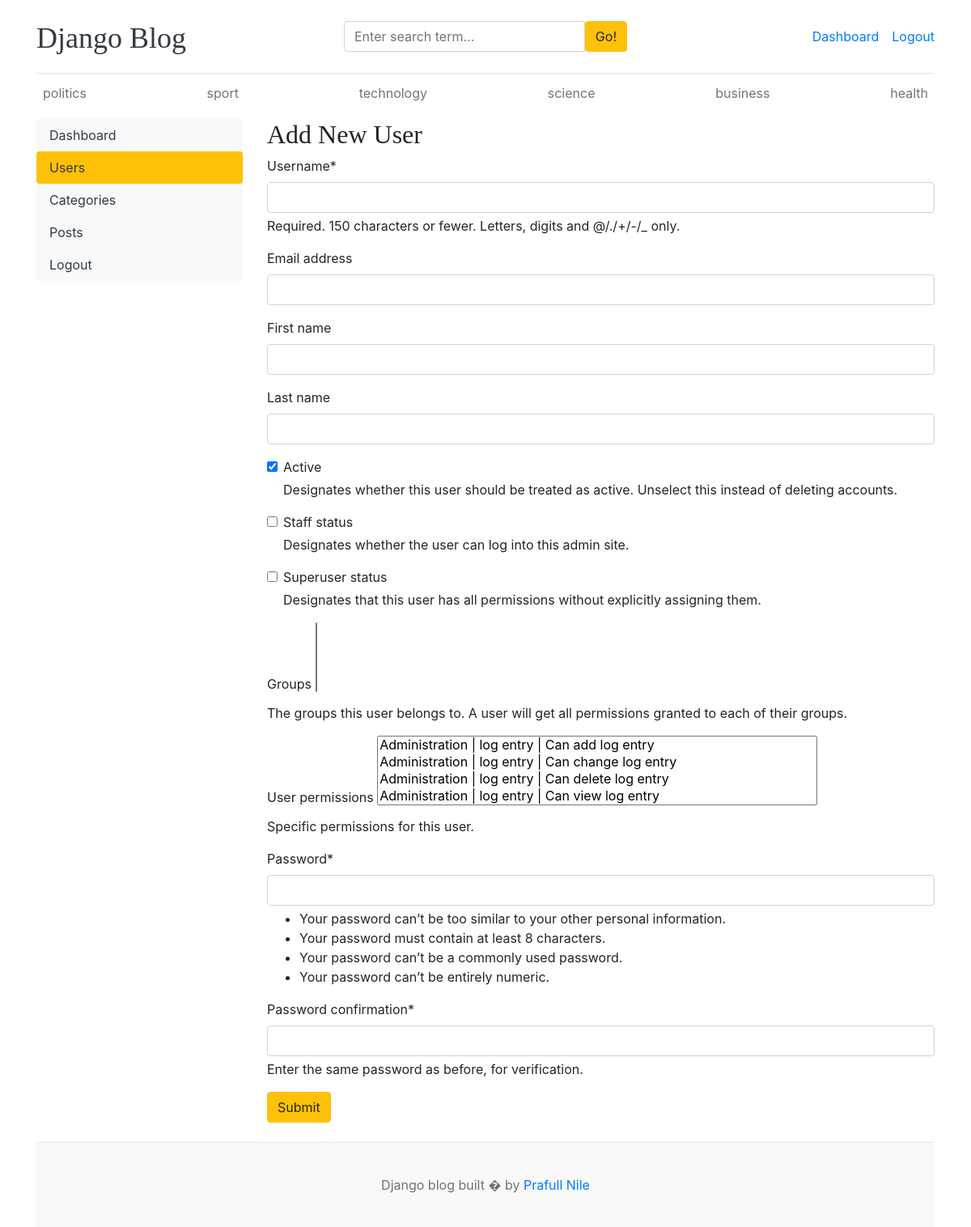
Page /dashboard/users/add/ (signed in) on the earlier database version.
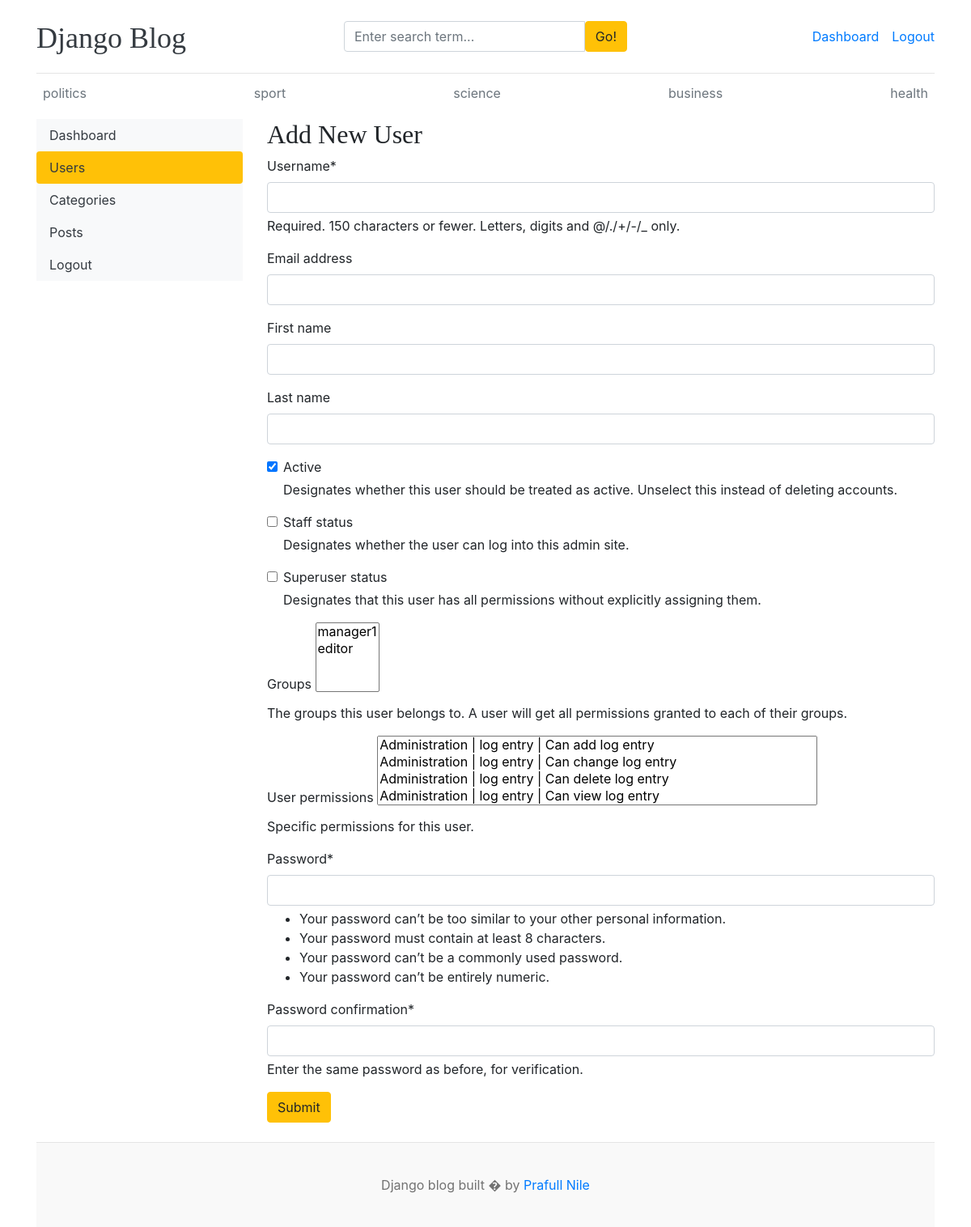
Same page on the later database version.
### blog/models.py (models this page shows, shortened)
class category(models.Model):
    category_name=models.CharField(max_length=100)
    created_at=models.DateTimeField(auto_now_add=True)
    updated_at=models.DateTimeField(auto_now=True)
    class Meta:
        verbose_name_plural = "Categories"

### dashboards/views.py (the view, shortened to what this page needs)
# urls.py: path('users/add/',views.add_user,name='add_user'),
def add_user(request):
    form=AddUserForm()
    context={
        'form':form,
    }
    return render(request,'dashboard/add_user.html',context)

### dashboards/forms.py
class AddUserForm(UserCreationForm):
    class Meta:
        model = User
        fields = ('username', 'email', 'first_name', 'last_name', 'is_active', 'is_staff', 'is_superuser', 'groups', 'user_permissions')

### blog/context_processors.py (called while the page is built)
def get_categories(request):
    categories = category.objects.all()
    return dict(categories=categories)

def get_social_links(request):
    social_links = SocialLink.objects.all()
    return dict(social_links=social_links)

### templates/dashboard/add_user.html (shortened to what this page needs)
{% extends 'base.html' %}
{% block content %}
{% load crispy_forms_tags %}
<div class="row">
{% include 'dashboard/sidebar.html' %}
  <div class="col-md-9">
     {% if perms.auth.add_user %}
    <h2>Add New User</h2>
<form action="{% url 'add_user' %}" method="POST" >
  {{ form | crispy }}
      <button type="submit" class="btn btn-warning">Submit</button>
    </form>
    <br>
      {%else%}
      <h5>you do not have to view this page</h5>
{%endif%}
  </div>
</div>
{% endblock %}

### templates/base.html (shortened to what this page needs)
{% load static %}
<!DOCTYPE html>
<html lang="en">
<head>
    <link href="https://getbootstrap.com/docs/4.0/dist/css/bootstrap.min.css" rel="stylesheet">
    <link href="{% static 'css/blog.css' %}" rel="stylesheet">
    <link rel="stylesheet" href="https://cdnjs.cloudflare.com/ajax/libs/font-awesome/4.7.0/css/font-awesome.min.css">
</head>
    <body class="container">
      <header class="blog-header py-3">
        <div class="row flex-nowrap justify-content-between align-items-center">
          <div class="col-4 pt-1">
            <a class="blog-header-logo text-dark" href="/">Django Blog</a>
          </div>
            <div class="col-4">
                <form action="{% url 'search' %}" method="GET" >
                    <div class="input-group">
                        <input class="form-control" name="keyword" type="text" placeholder="Enter search term..." aria-label="Enter search term..." aria-describedby="button-search" />
                        <button type="submit" class="btn btn-warning" id="button-search" >Go!</button>
                    </div>
                </form>
            </div>
          <div class="col-4 d-flex justify-content-end align-items-center">
              {% if not user.is_authenticated %}
            <a class="btn btn-sm btn-warning" href="{% url 'login'%}">Login</a> &nbsp;
            <a class="btn btn-sm btn-outline-secondary" href="{% url 'register' %}">Register</a>
              {% else %}
              <span><a href="{%  url 'dashboard' %}">Dashboard</a></span>
              <span><a href="{% url 'logout'%}">Logout</a></span>
              {% endif%}
          </div>
        </div>
      </header>
      <div class="nav-scroller py-1 mb-2">
        <nav class="nav d-flex justify-content-between">
          {% for cat in categories %}
          <a class="p-2 text-muted" href="{% url 'posts_by_category' cat.id %}">{{cat.category_name}}</a>
          {% endfor %}
        </nav>
      </div>
{% block content %}
{% endblock %}
        <footer class="blog-footer">
  <p>Django blog built  � by <a href="#">Prafull Nile</a></p>
</footer>
    </body>
</html>

Differences in the rows shown:
removed category: category_name "technology"
Other differences:
form field groups: (not shown) → "manager1 / editor"
